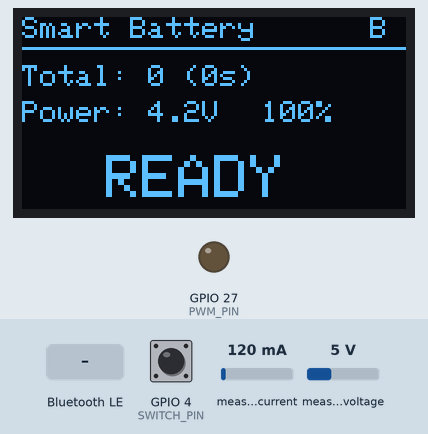
A sketch run on a simulated ESP32. On the bench: 128×64 one-colour display, output pins drawn as LEDs (lit = HIGH). Inputs (shaded band) come from the test bench; at power-on: GPIO 4 (SWITCH_PIN) HIGH, measured current 120 mA, measured voltage 5 V. EEPROM starts erased; nothing arrives over Bluetooth unless stated; a phone connects over Bluetooth LE 3 s after start; pins used as bus, display or sensor lines are not drawn; what the sketch prints to the serial monitor is not drawn.

Above: at 5.6 s.
5.7 s: GPIO 4 (SWITCH_PIN) pulled LOW for 0.15 s
At 6.3 s:
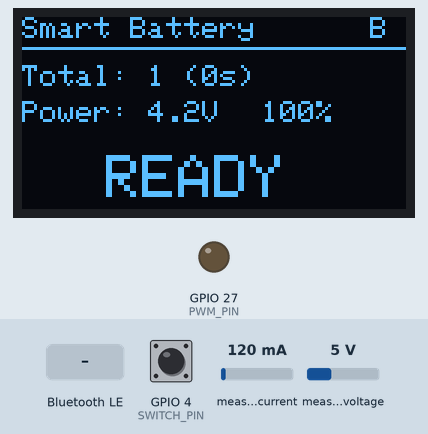
18.0 s: Bluetooth LE write "1" received
At 18.22 s:
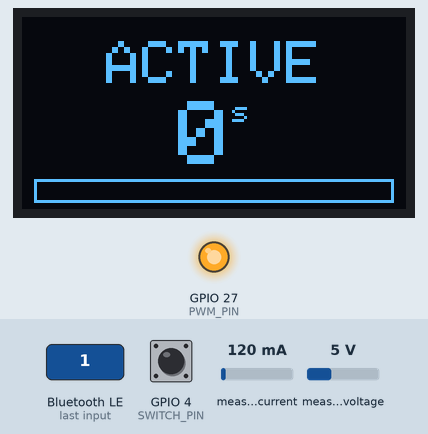
19.9 s: Bluetooth LE write "1" received
At 20.7 s:
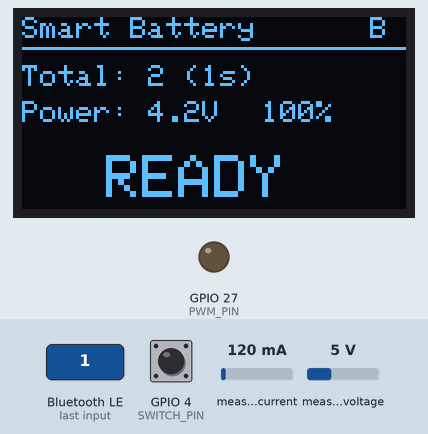
32.0 s: Bluetooth LE write "1" received
At 33.0 s:
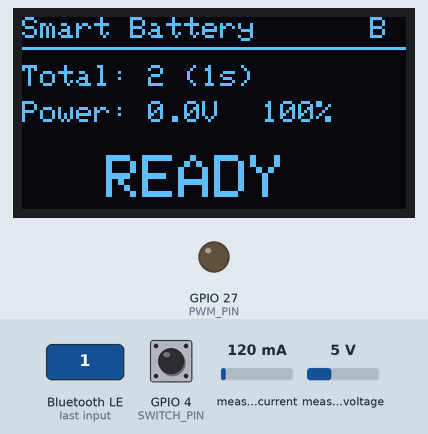
44.1 s: GPIO 4 (SWITCH_PIN) pulled LOW for 0.15 s
At 44.31 s:
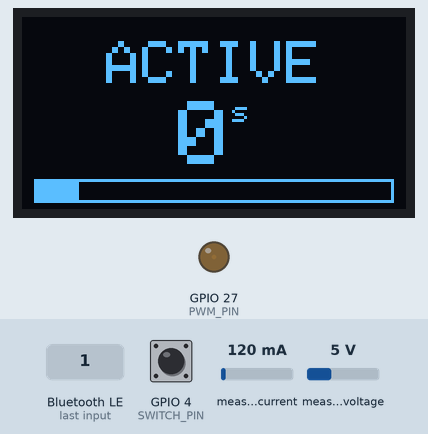
56.4 s: Bluetooth LE write "5" received
At 57.6 s:
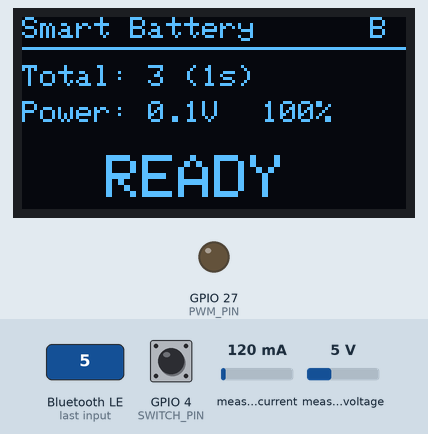
Timing chart, 0 to 59.4 s (numbered marks = the images above; inputs shaded):
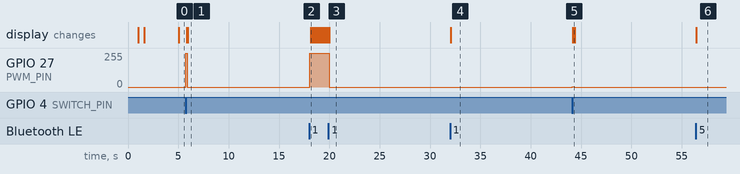

Measured:
- after the input at 5.7 s, GPIO 27 (PWM_PIN): 0/255 → 255/255 at once, → 0/255 0.15 s later; the display: first changes after 0.12 s (image 1 shows a later state)
- after the input at 18.0 s, GPIO 27 (PWM_PIN): 0/255 → 255/255 after 0.07 s; the display: changes after 0.15 s (image 2)
- after the input at 19.9 s, GPIO 27 (PWM_PIN): 255/255 → 0/255 after 0.07 s instead of 8.2 s
- after the input at 32.0 s, the display: changes after 0.05 s (image 4)
- after the input at 44.1 s, GPIO 27 (PWM_PIN): 0/255 → 1/255 at once, → 0/255 0.23 s later; the display: first changes after 0.09 s (image 5 shows a later state)
- after the input at 56.4 s, the display: changes after 0.05 s (image 6)

The sketch:

smartbattery.ino
```cpp
// ============================================================================
// Medical Marijuana Smart Battery - Framework with BLE
// ============================================================================

#include <SPI.h>
#include <Wire.h>
#include <ArduinoJson.h>
#include <BLEDevice.h>
#include <BLEServer.h>
#include <BLEUtils.h>
#include <BLE2902.h>
#include <Adafruit_GFX.h>
#include <Adafruit_SSD1306.h>
#include <Adafruit_INA219.h>
#include <Preferences.h>

// ============================================================================
// BLE Configuration
// ============================================================================
#define SERVICE_UUID        "12345678-1234-1234-1234-123456789abc"
#define STATE_CHAR_UUID     "12345678-1234-1234-1234-123456789ab1"
#define STATS_CHAR_UUID     "12345678-1234-1234-1234-123456789ab2"
#define FIRE_CHAR_UUID      "12345678-1234-1234-1234-123456789ab4"
#define PWM_CHAR_UUID       "12345678-1234-1234-1234-123456789ab5"
#define DURATION_CHAR_UUID  "12345678-1234-1234-1234-123456789ab6"
#define BATTERY_CHAR_UUID   "12345678-1234-1234-1234-123456789ab7"

BLEServer* pServer = NULL;
BLECharacteristic* pStateChar = NULL;
BLECharacteristic* pStatsChar = NULL;
BLECharacteristic* pFireChar = NULL;
BLECharacteristic* pPwmChar = NULL;
BLECharacteristic* pDurationChar = NULL;
BLECharacteristic* pBatteryChar = NULL;
bool bleDeviceConnected = false;
bool oldBleDeviceConnected = false;

// Remote fire control
bool bleFireActive = false;
unsigned long bleFireStartTime = 0;

// PWM control
int pwmValue = 255;  // Default to 100% (0-255)

// Session duration control
int maxSessionSeconds = 10;  // Default 10s, configurable via BLE

// ============================================================================
// Pin Definitions
// ============================================================================
#define SCREEN_WIDTH  128
#define SCREEN_HEIGHT 64

#define OLED_CS    5
#define OLED_DC    17
#define OLED_RST   16
#define OLED_MOSI  23
#define OLED_CLK   18

#define SWITCH_PIN    4
#define PWM_PIN       27    // PWM output for power control
// INA219 uses I2C on GPIO 21 (SDA) and GPIO 22 (SCL)

// PWM Configuration
#define PWM_FREQ      5000  // 5 kHz
#define PWM_RESOLUTION 8    // 8-bit (0-255)

// ============================================================================
// Device States
// ============================================================================
enum DeviceState {
    STATE_IDLE,
    STATE_FIRING
};

// ============================================================================
// Global Objects
// ============================================================================
Adafruit_SSD1306 display(SCREEN_WIDTH, SCREEN_HEIGHT, OLED_MOSI, OLED_CLK, OLED_DC, OLED_RST, OLED_CS);
Adafruit_INA219 ina219;
Preferences preferences;

// Battery tracking
int batteryPercent = -1;
float batteryVoltage = 0.0;
bool batteryCharging = false;
unsigned long lastBatteryReadMs = 0;
#define BATTERY_READ_INTERVAL_MS 5000
#define CHARGING_THRESHOLD_MV -5.0  // Negative shunt = charging

// ============================================================================
// State Variables
// ============================================================================
DeviceState currentState = STATE_IDLE;
bool lastSwitchState = HIGH;

// Session tracking
unsigned long sessionStartTime = 0;
unsigned long lastSessionDuration = 0;
unsigned long lastSessionEndTime = 0;
#define SESSION_COOLDOWN_MS 3000

// Usage statistics (persisted)
unsigned long totalSessions = 0;
unsigned long totalSeconds = 0;

// Screen timeout
#define SCREEN_TIMEOUT_MS 15000  // 15 seconds
unsigned long lastActivityTime = 0;
bool screenOn = true;

// ============================================================================
// BLE Callbacks & Pending Commands
// ============================================================================

// Forward declaration for screen wake
void wakeScreen();

class ServerCallbacks: public BLEServerCallbacks {
    void onConnect(BLEServer* pServer) {
        bleDeviceConnected = true;
        wakeScreen();
        Serial.println("[BLE] Device connected");
    }

    void onDisconnect(BLEServer* pServer) {
        bleDeviceConnected = false;
        bleFireActive = false;  // Stop firing on disconnect for safety
        Serial.println("[BLE] Device disconnected");
    }
};

class FireCharCallbacks: public BLECharacteristicCallbacks {
    void onWrite(BLECharacteristic *pCharacteristic) {
        String value = pCharacteristic->getValue();
        wakeScreen();

        if (value.length() > 0) {
            if (value == "1") {
                Serial.println("[BLE] Fire ON");
                bleFireActive = true;
                bleFireStartTime = millis();
            } else if (value == "0") {
                Serial.println("[BLE] Fire OFF");
                bleFireActive = false;
            }
        }
    }
};

// Forward declaration for display update
void drawIdleScreen();

class PwmCharCallbacks: public BLECharacteristicCallbacks {
    void onWrite(BLECharacteristic *pCharacteristic) {
        String value = pCharacteristic->getValue();
        wakeScreen();

        if (value.length() > 0) {
            int newPwm = value.toInt();
            newPwm = constrain(newPwm, 0, 255);
            pwmValue = newPwm;
            Serial.printf("[BLE] PWM set to %d (%.1fV)\n", pwmValue, (pwmValue / 255.0) * 4.2);

            // Update display in real-time if in idle state
            if (currentState == STATE_IDLE) {
                drawIdleScreen();
            }
        }
    }
};

class DurationCharCallbacks: public BLECharacteristicCallbacks {
    void onWrite(BLECharacteristic *pCharacteristic) {
        String value = pCharacteristic->getValue();
        wakeScreen();

        if (value.length() > 0) {
            int newDuration = value.toInt();
            newDuration = constrain(newDuration, 1, 30);
            maxSessionSeconds = newDuration;
            Serial.printf("[BLE] Session duration set to %ds\n", maxSessionSeconds);
            pDurationChar->setValue(String(maxSessionSeconds).c_str());
        }
    }
};

// ============================================================================
// Battery Functions
// ============================================================================

// Direct I2C register read with repeated start

int voltageToBatteryPercent(float v) {
    if (v >= 4.20) return 100;
    if (v >= 4.00) return (int)map((long)(v * 100), 400, 420, 75, 100);
    if (v >= 3.80) return (int)map((long)(v * 100), 380, 400, 50, 75);
    if (v >= 3.60) return (int)map((long)(v * 100), 360, 380, 25, 50);
    if (v >= 3.20) return (int)map((long)(v * 100), 320, 360, 0, 25);
    return 0;
}

void updateBleBattery() {
    if (pBatteryChar) {
        StaticJsonDocument<64> doc;
        doc["pct"] = batteryPercent;
        doc["v"] = batteryVoltage;
        doc["chg"] = batteryCharging ? 1 : 0;
        String json;
        serializeJson(doc, json);
        pBatteryChar->setValue(json.c_str());
        if (bleDeviceConnected) {
            pBatteryChar->notify();
        }
    }
}

// ============================================================================
// BLE Functions
// ============================================================================

void setupBLE() {
    Serial.println("Starting BLE...");

    BLEDevice::init("SmartBattery");
    pServer = BLEDevice::createServer();
    pServer->setCallbacks(new ServerCallbacks());

    BLEService *pService = pServer->createService(SERVICE_UUID);

    // State characteristic (read + notify)
    pStateChar = pService->createCharacteristic(
        STATE_CHAR_UUID,
        BLECharacteristic::PROPERTY_READ | BLECharacteristic::PROPERTY_NOTIFY
    );
    pStateChar->addDescriptor(new BLE2902());

    // Stats characteristic (read + notify)
    pStatsChar = pService->createCharacteristic(
        STATS_CHAR_UUID,
        BLECharacteristic::PROPERTY_READ | BLECharacteristic::PROPERTY_NOTIFY
    );
    pStatsChar->addDescriptor(new BLE2902());

    // Fire characteristic (write without response for low latency)
    pFireChar = pService->createCharacteristic(
        FIRE_CHAR_UUID,
        BLECharacteristic::PROPERTY_WRITE | BLECharacteristic::PROPERTY_WRITE_NR
    );
    pFireChar->setCallbacks(new FireCharCallbacks());

    // PWM characteristic (read + write)
    pPwmChar = pService->createCharacteristic(
        PWM_CHAR_UUID,
        BLECharacteristic::PROPERTY_READ | BLECharacteristic::PROPERTY_WRITE
    );
    pPwmChar->setCallbacks(new PwmCharCallbacks());
    pPwmChar->setValue(String(pwmValue).c_str());

    // Duration characteristic (read + write)
    pDurationChar = pService->createCharacteristic(
        DURATION_CHAR_UUID,
        BLECharacteristic::PROPERTY_READ | BLECharacteristic::PROPERTY_WRITE
    );
    pDurationChar->setCallbacks(new DurationCharCallbacks());
    pDurationChar->setValue(String(maxSessionSeconds).c_str());

    // Battery characteristic (read + notify)
    pBatteryChar = pService->createCharacteristic(
        BATTERY_CHAR_UUID,
        BLECharacteristic::PROPERTY_READ | BLECharacteristic::PROPERTY_NOTIFY
    );
    pBatteryChar->addDescriptor(new BLE2902());
    pBatteryChar->setValue("{\"pct\":-1,\"v\":0}");

    pService->start();

    BLEAdvertising *pAdvertising = BLEDevice::getAdvertising();
    pAdvertising->addServiceUUID(SERVICE_UUID);
    pAdvertising->setScanResponse(true);
    pAdvertising->setMinPreferred(0x06);
    pAdvertising->setMinPreferred(0x12);
    BLEDevice::startAdvertising();

    Serial.println("[BLE] Advertising as 'SmartBattery'");
}

void updateBleState(const char* state) {
    if (pStateChar) {
        pStateChar->setValue(state);
        if (bleDeviceConnected) {
            pStateChar->notify();
        }
    }
}

void updateBleStats() {
    if (pStatsChar) {
        StaticJsonDocument<64> doc;
        doc["totalSessions"] = totalSessions;
        doc["totalSeconds"] = totalSeconds;

        String json;
        serializeJson(doc, json);

        pStatsChar->setValue(json.c_str());
        if (bleDeviceConnected) {
            pStatsChar->notify();
        }
    }
}


void handleBleReconnect() {
    if (!bleDeviceConnected && oldBleDeviceConnected) {
        delay(500);
        pServer->startAdvertising();
        Serial.println("[BLE] Restarting advertising");
        oldBleDeviceConnected = bleDeviceConnected;
    }

    if (bleDeviceConnected && !oldBleDeviceConnected) {
        oldBleDeviceConnected = bleDeviceConnected;
    }
}

// ============================================================================
// Display Functions
// ============================================================================

void drawIdleScreen() {
    display.clearDisplay();

    // Title with BLE indicator
    display.setTextSize(1);
    display.setTextColor(SSD1306_WHITE);
    display.setCursor(0, 0);
    display.print("Smart Battery");

    if (bleDeviceConnected) {
        display.setCursor(116, 0);
        display.print("B");
    }

    display.drawLine(0, 10, 128, 10, SSD1306_WHITE);

    display.setCursor(0, 16);
    display.print("Total: ");
    display.print(totalSessions);
    display.print(" (");
    printTime(totalSeconds);
    display.println(")");

    display.setCursor(0, 28);
    display.print("Power: ");
    display.print((pwmValue / 255.0) * 4.2, 1);
    display.print("V");

    if (batteryPercent >= 0) {
        display.setCursor(80, 28);
        display.print(batteryPercent);
        display.print("%");
        if (batteryCharging) display.print("+");
    }

    display.setTextSize(2);
    display.setCursor(28, 46);
    display.println("READY");

    display.display();
}

void drawFiringScreen(unsigned long elapsedMs) {
    display.clearDisplay();

    unsigned long elapsedSec = elapsedMs / 1000;

    display.setTextSize(2);
    display.setTextColor(SSD1306_WHITE);
    display.setCursor(28, 8);
    display.println("ACTIVE");

    display.setTextSize(3);
    display.setCursor(52, 28);
    display.print(elapsedSec);
    display.setTextSize(1);
    display.print("s");

    int barWidth = map(elapsedMs, 0, maxSessionSeconds * 1000, 0, 120);
    display.drawRect(4, 54, 120, 8, SSD1306_WHITE);
    display.fillRect(4, 54, barWidth, 8, SSD1306_WHITE);

    display.display();
}

void printTime(unsigned long totalSec) {
    if (totalSec >= 60) {
        display.print(totalSec / 60);
        display.print("m ");
    }
    display.print(totalSec % 60);
    display.print("s");
}

// ============================================================================
// Screen Timeout Functions
// ============================================================================

void wakeScreen() {
    lastActivityTime = millis();
    if (!screenOn) {
        screenOn = true;
        display.ssd1306_command(SSD1306_DISPLAYON);
        // Redraw current screen
        if (currentState == STATE_IDLE) {
            drawIdleScreen();
        }
        Serial.println("[Display] Screen ON");
    }
}

void sleepScreen() {
    if (screenOn) {
        screenOn = false;
        display.ssd1306_command(SSD1306_DISPLAYOFF);
        Serial.println("[Display] Screen OFF");
    }
}

void checkScreenTimeout() {
    // Don't timeout while firing
    if (currentState == STATE_FIRING) {
        lastActivityTime = millis();
        return;
    }

    if (screenOn && (millis() - lastActivityTime >= SCREEN_TIMEOUT_MS)) {
        sleepScreen();
    }
}

// ============================================================================
// Storage Functions
// ============================================================================

void loadStats() {
    preferences.begin("battery", true);
    totalSessions = preferences.getULong("totalSess", 0);
    totalSeconds = preferences.getULong("totalSec", 0);
    maxSessionSeconds = preferences.getInt("maxSessSec", 10);
    preferences.end();

    Serial.println("Stats loaded");
    Serial.print("Total sessions: ");
    Serial.println(totalSessions);
}

void saveStats() {
    preferences.begin("battery", false);
    preferences.putULong("totalSess", totalSessions);
    preferences.putULong("totalSec", totalSeconds);
    preferences.putInt("maxSessSec", maxSessionSeconds);
    preferences.end();
}


// ============================================================================
// State Machine
// ============================================================================

void enterState(DeviceState newState) {
    currentState = newState;

    const char* stateName;
    switch (newState) {
        case STATE_IDLE:
            stateName = "idle";
            Serial.println("State: IDLE");
            ledcWrite(PWM_PIN, 0);  // PWM off
            drawIdleScreen();
            break;

        case STATE_FIRING:
            stateName = "firing";
            Serial.printf("State: FIRING - PWM pin %d, value %d (%.1fV)\n", PWM_PIN, pwmValue, (pwmValue / 255.0) * 4.2);
            sessionStartTime = millis();
            ledcWrite(PWM_PIN, pwmValue);  // Apply PWM
            Serial.println("PWM output enabled - check GPIO 27 with multimeter");
            break;
    }

    updateBleState(stateName);
}

void endSession() {
    ledcWrite(PWM_PIN, 0);  // Ensure PWM is off

    unsigned long duration = (millis() - sessionStartTime) / 1000;
    lastSessionDuration = duration;

    totalSessions++;
    totalSeconds += duration;

    Serial.print("Session ended: ");
    Serial.print(duration);
    Serial.println("s");

    lastSessionEndTime = millis();
    saveStats();
    updateBleStats();
    enterState(STATE_IDLE);
}

void handleIdleState(bool switchOn) {
    // Fire from physical switch or BLE remote
    bool cooledDown = (millis() - lastSessionEndTime) >= SESSION_COOLDOWN_MS;
    if ((switchOn || bleFireActive) && cooledDown) {
        enterState(STATE_FIRING);
    }
}

void handleFiringState(bool switchOn) {
    unsigned long elapsed = millis() - sessionStartTime;

    drawFiringScreen(elapsed);

    // Auto-cutoff after max duration
    if (elapsed >= (maxSessionSeconds * 1000)) {
        Serial.println("Auto-cutoff");
        bleFireActive = false;  // Reset BLE fire state
        endSession();
        return;
    }

    // Safety timeout for BLE fire (10 seconds)
    if (bleFireActive && (millis() - bleFireStartTime) >= (maxSessionSeconds * 1000)) {
        Serial.println("[BLE] Fire safety timeout");
        bleFireActive = false;
    }

    // End session when both physical switch AND BLE fire are off
    if (!switchOn && !bleFireActive) {
        endSession();
    }
}

// ============================================================================
// Setup & Loop
// ============================================================================

void setup() {
    // Drive PWM pin LOW immediately to prevent MOSFET firing during boot
    pinMode(PWM_PIN, OUTPUT);
    digitalWrite(PWM_PIN, LOW);

    Serial.begin(115200);
    Wire.begin(21, 22);  // Init I2C early
    delay(1000);
    Serial.println("\n=== Smart Battery ===");

    pinMode(SWITCH_PIN, INPUT_PULLUP);

    // Display init
    pinMode(OLED_RST, OUTPUT);
    digitalWrite(OLED_RST, HIGH);
    delay(10);
    digitalWrite(OLED_RST, LOW);
    delay(10);
    digitalWrite(OLED_RST, HIGH);
    delay(10);

    if (!display.begin(SSD1306_SWITCHCAPVCC)) {
        Serial.println("Display FAILED!");
        while (1);
    }
    Serial.println("Display OK");
    display.ssd1306_command(SSD1306_DISPLAYON);
    display.ssd1306_command(0x81);  // Set contrast command
    display.ssd1306_command(0xFF);  // Max contrast

    // PWM init
    ledcAttach(PWM_PIN, PWM_FREQ, PWM_RESOLUTION);
    ledcWrite(PWM_PIN, 0);  // Start with PWM off
    Serial.println("PWM OK");

    // INA219 init - full bus scan needed to warm up I2C before begin()
    for (byte addr = 1; addr < 127; addr++) {
        Wire.beginTransmission(addr);
        Wire.endTransmission();
    }
    if (!ina219.begin()) {
        Serial.println("INA219 FAILED!");
    } else {
        Serial.println("INA219 OK");
        ina219.setCalibration_16V_400mA();
        delay(500);
    }

    // BLE init
    setupBLE();

    // Load stats
    loadStats();

    // Start
    enterState(STATE_IDLE);
    updateBleStats();

    // Initialize screen timeout
    lastActivityTime = millis();

    Serial.println("=== Ready ===\n");
}

void loop() {
    bool switchOn = (digitalRead(SWITCH_PIN) == LOW);

    // Wake screen on button press
    if (switchOn && lastSwitchState == HIGH) {
        wakeScreen();
    }
    lastSwitchState = switchOn ? LOW : HIGH;

    switch (currentState) {
        case STATE_IDLE:
            handleIdleState(switchOn);
            break;
        case STATE_FIRING:
            handleFiringState(switchOn);
            break;
    }

    handleBleReconnect();

    // Poll INA219 every 5 seconds
    if (millis() - lastBatteryReadMs >= BATTERY_READ_INTERVAL_MS) {
        lastBatteryReadMs = millis();
        float busV = ina219.getBusVoltage_V();
        float shuntMv = ina219.getShuntVoltage_mV();
        float shuntV = shuntMv / 1000.0;
        batteryVoltage = busV + shuntV;
        batteryPercent = voltageToBatteryPercent(batteryVoltage);
        batteryCharging = shuntMv < CHARGING_THRESHOLD_MV;
        Serial.printf("[INA219] %.2fV %d%% %s\n", batteryVoltage, batteryPercent, batteryCharging ? "CHG" : "");
        updateBleBattery();
        if (currentState == STATE_IDLE && screenOn) {
            drawIdleScreen();
        }
    }

    // Check screen timeout
    checkScreenTimeout();

    delay(50);
}
```
